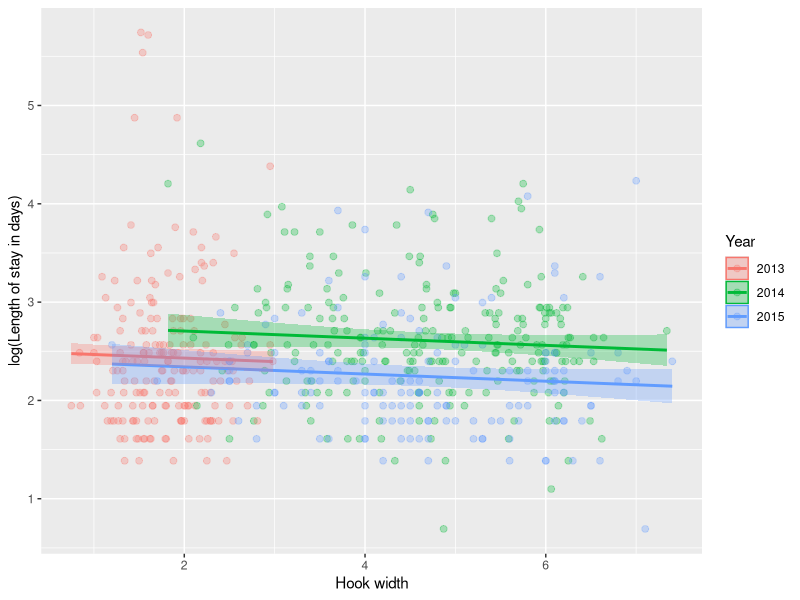
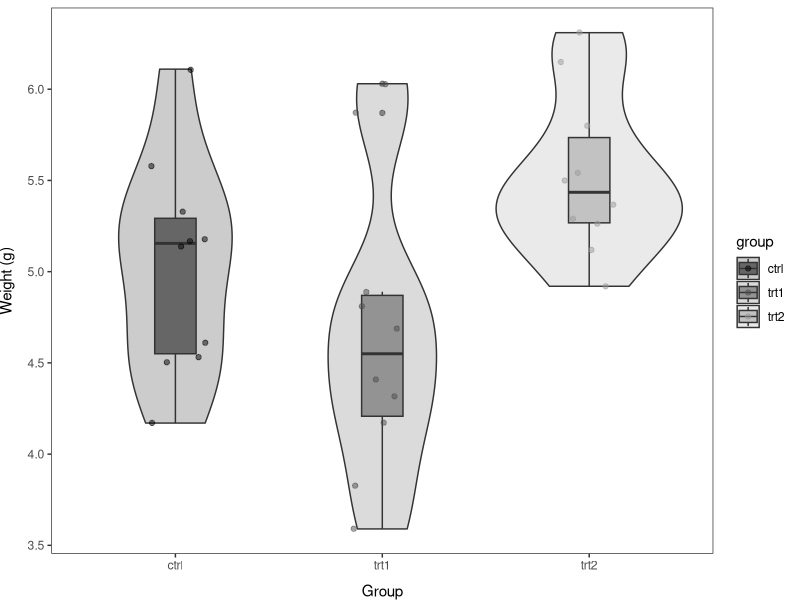
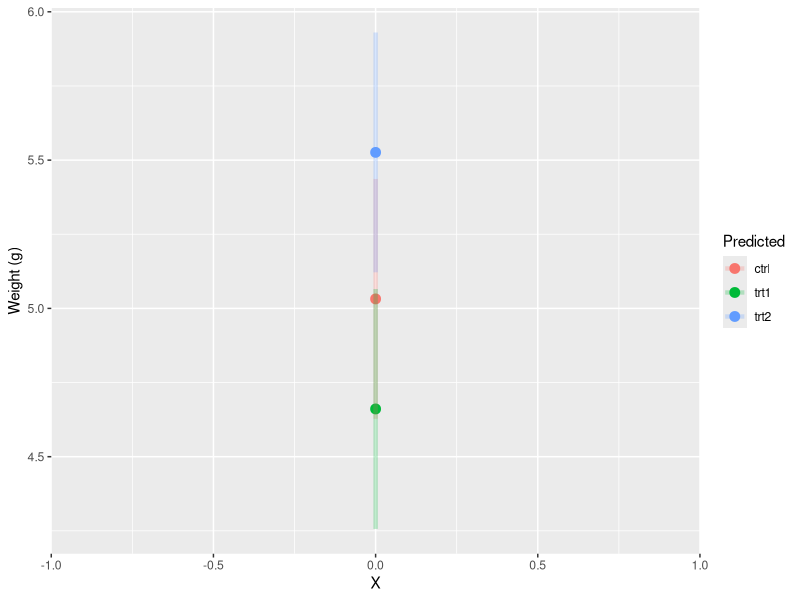
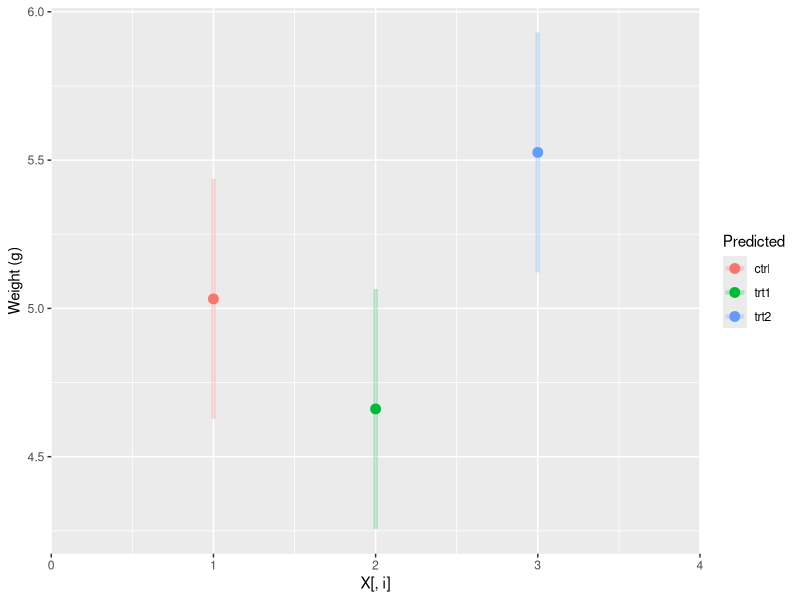
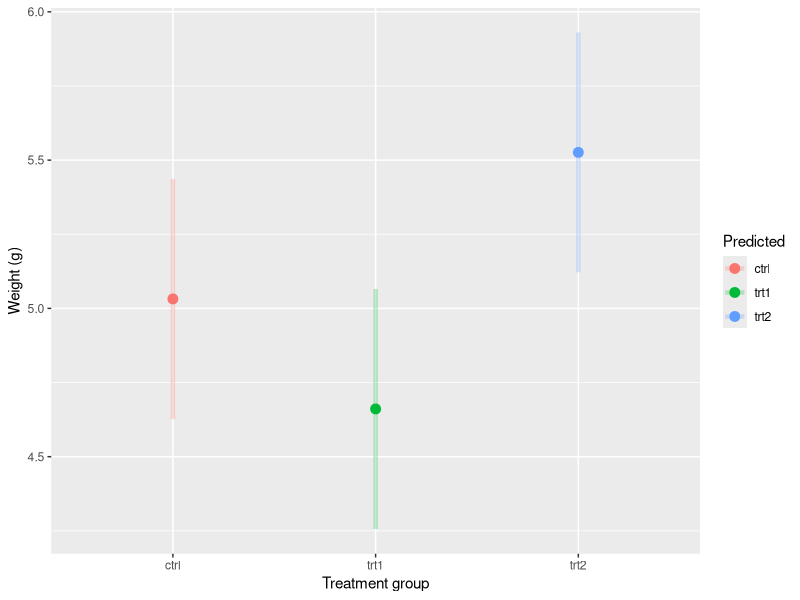
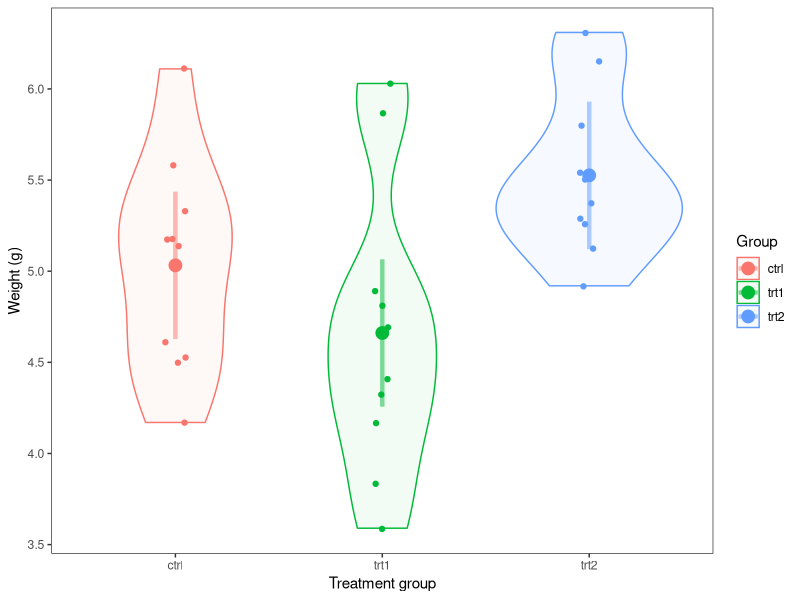
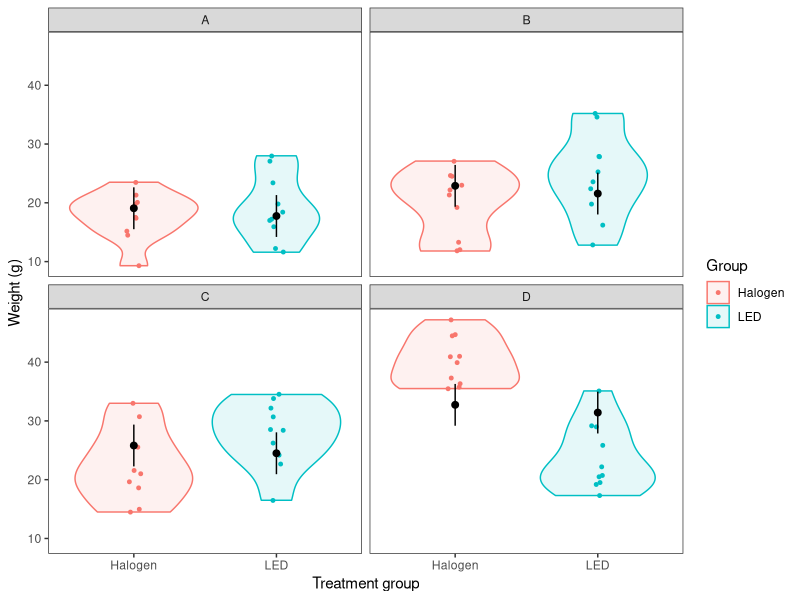
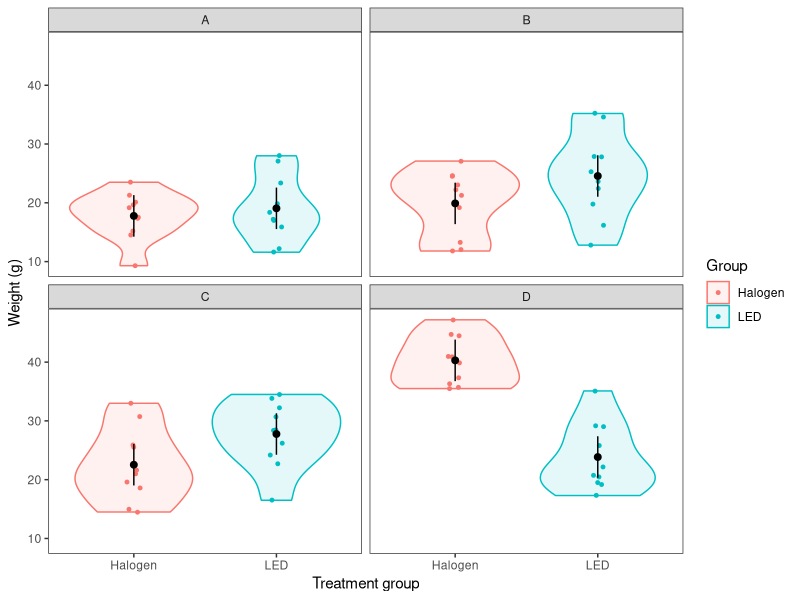

Source code (R) for these figures, in order:
## ---- chunk 1
library(tidyverse)
## ---- chunk 2
turtles <- read.csv('data/turtles.txt')
turtles$Year <- as.factor(turtles$Year)
turts <- subset(turtles, !is.na(Width))

log_fit_width <- lm( log(Stay) ~ Year + Width, data = turts)
turt_pred <- cbind(turts, predict(log_fit_width, interval = 'confidence'))

ggplot(turt_pred, 
       aes(x = Width, y = log(Stay), color = Year, fill = Year)) +
  geom_point(alpha = 0.3, size = 2) +
  geom_line(aes(y = fit), size = 1) +
  geom_ribbon(aes(ymin = lwr, ymax = upr, color = NULL), alpha = .3) +
  xlab("Hook width") +
  ylab("log(Length of stay in days)")

## ---- chunk 3
library(tidyverse)
## ---- chunk 4
data("PlantGrowth")
## ---- chunk 5
# Get the names of the df
names(PlantGrowth)

# Fit the model
mod <- lm(weight~group, data = PlantGrowth)
## ---- chunk 6
summary(mod)
## ---- chunk 7
head(mod$model)
## ---- chunk 8
# Extract design matrix from fitted
# PlantGrowth model
X <- model.matrix(mod)

# Have a look
head(X)
## ---- chunk 9
# We can get the model coefficients like this:
names(mod)
coeffs <- data.frame(mod$coefficients)

# And now we have a vector of beta
betas <- coeffs$mod.coefficients

## ---- chunk 10
# From the model, we can estimate:

# Mean of control
y_control <- betas[1] + betas[2]*0 + betas[3]*0

# Mean of trt1
y_trt1 <- betas[1] + betas[2]*1 + betas[3]*0

# Mean of trt2
y_trt2 <- betas[1] + betas[2]*0 + betas[3]*1

## ---- chunk 11
# Get unique groups in dummy coded matrix
X_pred <- as.matrix(unique(model.matrix(mod)))

# Multiply betas by dummy coded
# matrix using transpose of both
# These are your predictions 
# for ctrl, trt1, and trt2
y_pred <- t(betas) %*% t(X_pred)

## ---- chunk 12
# Get unique values of groups and put it in 
# a data frame. The predict function expects 
# original x variable as a vector or a named 
# column in a data.frame
groups <- data.frame(group = unique(PlantGrowth$group) )

# Make the prediction
y <- predict(mod, newdata = groups, interval = "confidence")

# Add it to the data frame
pred_plant <- data.frame(groups, y)

## ---- chunk 13
# Make the prediction with confidence
yCI <- predict(mod, newdata = groups, interval = "confidence")

# Add it to the data frame
pred_plantCI <- data.frame(groups, yCI)

## ---- chunk 14
print(pred_plantCI)
## ---- chunk 15
# Calculate group means
means <- PlantGrowth %>%
  group_by(group) %>%
  summarize(mean(weight))

print(means)
## ---- chunk 16
ggplot(PlantGrowth, aes(x = group, y = weight)) +
  geom_violin(aes(fill=group), alpha=0.2) +
  geom_boxplot(aes(fill=group), width = 0.2, alpha = 0.5) +
  geom_jitter(aes(color=group), width = 0.15, alpha=0.5) +
  scale_fill_manual(values=c('black', 'gray30', 'gray60')) +
  scale_color_manual(values=c('black', 'gray30', 'gray60')) +
  xlab('Group') +
  ylab('Weight (g)') + 
  theme_bw() +
  theme(axis.title.x = element_text(vjust = -1),
        axis.title.y = element_text(vjust = 3),
        panel.grid = element_blank()
        )

## ---- chunk 17
ggplot(pred_plantCI, aes(x = 0, y = fit, color = group)) +
  geom_point(size = 3) + 
  scale_x_continuous(limits = c(-1,  1), expand=c(0,0)) +
  geom_segment(aes(x = 0, xend = 0, y = lwr, yend = upr),
               lwd = 1.5, alpha = 0.25) +
  xlab("X") +
  ylab("Weight (g)") + 
  labs(color = "Predicted")
## ---- chunk 18
ggplot(pred_plantCI, aes(x = 1:3, y = fit, color = group)) +
  geom_point(size = 3) + 
  scale_x_continuous(limits = c(0,  4), expand=c(0, 0)) +
  geom_segment(aes(x = 1:3, xend = 1:3, y = lwr, yend = upr),
               lwd = 1.5, alpha = 0.25) +
  xlab("X[, i]") +
  ylab("Weight (g)") +
  labs(color = "Predicted")
## ---- chunk 19
ggplot(pred_plantCI, aes(x = group, y = fit, color = group)) +
  geom_point(size = 3) + 
  geom_segment(aes(x = group, xend = group, y = lwr, yend = upr),
               lwd = 1.5, alpha = 0.25) +
  xlab("Treatment group") +
  ylab("Weight (g)") +
  labs(color = "Predicted")
## ---- chunk 20
ggplot(PlantGrowth, aes(x = group, y = weight, color = group)) +
  geom_violin(aes(fill = group), alpha = 0.05) +
  geom_jitter(size = 1.5, width = 0.05) +
  geom_point(mapping = aes(x = group, y = fit), 
             data = pred_plantCI,
             size = 4) +
  geom_segment(aes(x = group, xend = group, y = lwr, yend = upr),
               data = pred_plantCI, 
               lwd = 1.5, 
               alpha = 0.5) +
  theme_bw() +
  theme(panel.grid = element_blank()) +
  xlab("Treatment group") +
  ylab("Weight (g)") +
  labs(fill = "Group", color = "Group")
  
## ---- chunk 21
dental <- read.csv('data/dental.csv', stringsAsFactors = FALSE)

## ---- chunk 22
# We are looking only at main effects for now
dental.mod <- lm(mpa ~ lights + resin, data = dental)
## ---- chunk 23
anova(dental.mod)
## ---- chunk 24
summary(dental.mod)
## ---- chunk 25
X <- model.matrix(dental.mod)

head(X)

## ---- chunk 26
groups <- data.frame(
  with(dental, unique(cbind(lights, resin)))
)

## ---- chunk 27
dental_y_pred <- predict(
  dental.mod, newdata = groups, interval = "confidence"
  )

pred_dental <- data.frame(groups, dental_y_pred)

## ---- chunk 28
ggplot(dental, aes(x = lights, y = mpa, color = lights)) +
  geom_violin(aes(fill=lights), alpha = 0.1) +
  geom_jitter(size = 1, width = 0.05) +
  geom_point(mapping = aes(x = lights, y = fit), 
             data = pred_dental,
             color = 'black',
             size = 2) +
  geom_segment(
    aes(x = lights, xend = lights, y = lwr, yend = upr),
    data = pred_dental,
    color = 'black') +  
  facet_wrap(~resin) +
  theme_bw() +
  theme(panel.grid = element_blank()) +
  xlab("Treatment group") +
  ylab("Weight (g)") +
  labs(fill = "Group", color = "Group")
## ---- chunk 29
# The "*" operator is shorthand for what we want to do
# here - more of an "advanced" stats topic
dental_int <- lm(mpa ~ lights * resin, data = dental)
## ---- chunk 30
# Have a look on your own:
head(model.matrix(dental_int))
## ---- chunk 31
int_y_pred <- predict(
  dental_int, newdata = groups, interval = "confidence"
  )

int_pred <- data.frame(groups, int_y_pred)

## ---- chunk 32
ggplot(dental, aes(x = lights, y = mpa, color = lights)) +
  geom_violin(aes(fill=lights), alpha = 0.1) +
  geom_jitter(size = 1, width = 0.05) +
  geom_point(mapping = aes(x = lights, y = fit), 
             data = int_pred,
             color = 'black',
             size = 2) +
  geom_segment(
    aes(x = lights, xend = lights, y = lwr, yend = upr),
    data = int_pred,
    color = 'black') +  
  facet_wrap(~resin) +
  theme_bw() +
  theme(panel.grid = element_blank()) +
  xlab("Treatment group") +
  ylab("Weight (g)") +
  labs(fill = "Group", color = "Group")
## ---- chunk 33
anova(dental_int)
## ---- chunk 34
data("swiss")
## ---- chunk 35
# Make the model and save it to a named object called 'swiss.mod'
swiss.mod <- lm(Fertility ~ Education, data = swiss)

## ---- chunk 36
head( model.matrix(swiss.mod) )
## ---- chunk 37
# Summarize the model
summary(swiss.mod)
## ---- chunk 38
betas <- swiss.mod$coefficients
X_pred <- as.matrix(model.matrix(swiss.mod))

# Multiply betas by dummy coded
# matrix using transpose of both
# These are your predictions 
# for ctrl, trt1, and trt2
y_pred <- as.vector( t(betas) %*% t(X_pred) )

swiss_pred <- data.frame(swiss, y_pred)
## ---- chunk 39
# Make predictions using the model data
y_pred2 <- predict(swiss.mod, 
                   newdata = swiss.mod$model, 
                   interval = "prediction")

# Combine with original data
swiss_pred2 <- data.frame(swiss, y_pred2)
  
## ---- chunk 40
head( swiss_pred2)
## ---- chunk 41
new_ed <- data.frame(
  Education = seq(from = min(swiss$Education),
                  to = max(swiss$Education),
                  length.out = 30
                  )
  )
## ---- chunk 42
new_y_preds <- predict(swiss.mod, newdata = new_ed, interval = "prediction")

new_preds <- data.frame(new_ed, new_y_preds)

## ---- chunk 43
# Make a data frame containing only the max and min values for Education
point_ed = data.frame(Education = c(min(swiss$Education), max(swiss$Education)))

# Predict new values of y from the model
point_y_pred <- predict(swiss.mod, point_ed, interval = 'confidence')

# Put the predictions in a data frame with 
# the min and max values of Education
point_preds <- data.frame(point_ed, point_y_pred)

# Now you can see your predictions
print(point_preds)

## ---- chunk 44
# Make a pretty plot showing raw data and model predictions
ggplot(swiss_pred2, aes(x = Education, y = Fertility)) +
  geom_point(colour = 'plum3', fill = 'plum3', alpha = 0.75, size = 4) +
  geom_line( aes(y = fit), size = 1, color='purple', alpha = .5) +
  geom_ribbon(aes(ymin = lwr, ymax = upr), 
              color = 'purple4', 
              fill = 'lavender', 
              alpha = .4,
              lty = 2,
              lwd = .5) +
  theme_bw() + 
  theme(legend.position = "none", panel.grid = element_blank())

## ---- chunk 45
# Read cricket data
# This data set contains pulses of
# 2 species of crickets collected under
# varying temperatures
  crickets <- read.csv('data/crickets.txt')
## ---- chunk 46
# Fit the model
cricket.mod <- lm(Pulse~Species + Temp, data=crickets)
## ---- chunk 47
summary(cricket.mod)

## ---- chunk 48
X <- model.matrix(cricket.mod)

## ---- chunk 49
X_pred <- as.matrix(model.matrix(cricket.mod))
betas <- cricket.mod$coefficients

# Multiply betas by dummy coded
# matrix using transpose of both
# These are your predictions 
# for ctrl, trt1, and trt2
y_pred <- as.vector( t(betas) %*% t(X_pred) )

cricket_pred <- data.frame(crickets, y_pred)
## ---- chunk 50
# Make predictions
y_pred <- predict(cricket.mod, interval = "prediction")

# Combine with original data
cricket_pred <- data.frame(crickets, y_pred)

## ---- chunk 51
# Make a pretty plot showing raw data and model predictions
ggplot(cricket_pred, aes(x = Temp, y = Pulse, group = Species)) +
  geom_point(aes(colour = Species, fill = Species), alpha = 0.75, size = 4) +
  geom_line( aes(y = fit, color = Species), size = 1, alpha = .5) +
  geom_ribbon(aes(ymin = lwr, ymax = upr, color = Species, fill = Species),
              alpha = 0.25) +
  scale_fill_manual(values = c('gray40', 'black')) +
  scale_color_manual(values = c('gray40', 'black')) +
  xlab(expression(paste("Temperature ( ", degree, "C)"))) +
  theme_bw() + 
  theme(panel.grid = element_blank())

